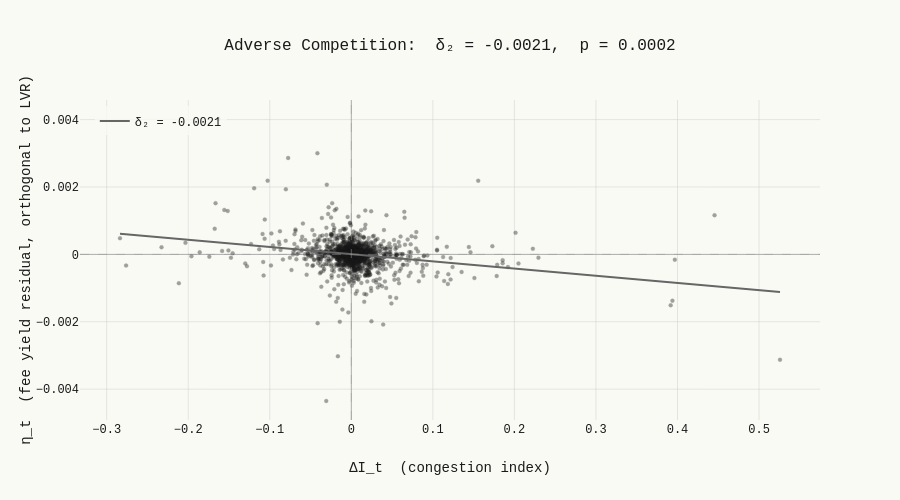

Write notebook code for a chart like this one.
### Code cell
# ── Stage 2: Scatter — ΔI_t vs η_t ────────────────────────────
eta = residual(ac)
cong_aligned = congestion.loc[eta.index]

# OLS fit line
x_range = np.linspace(cong_aligned.min(), cong_aligned.max(), 100)
y_fit = res_ac.params.iloc[0] + res_ac.params.iloc[1] * x_range

fig = go.Figure()

fig.add_trace(go.Scatter(
    x=cong_aligned.values, y=eta.values, mode="markers",
    marker=dict(color="#1a1a1a", size=4, opacity=0.4,
                line=dict(color="#1a1a1a", width=0.3)),
    showlegend=False
))

fig.add_trace(go.Scatter(
    x=x_range, y=y_fit, mode="lines",
    line=dict(color="#666666", width=2, dash="solid"),
    name=f"δ₂ = {delta_coeff(ac):.4f}"
))

fig.add_hline(y=0, line_dash="dash", line_color="#999999", line_width=0.5)
fig.add_vline(x=0, line_dash="dash", line_color="#999999", line_width=0.5)

fig.update_layout(
    title=f"Adverse Competition:  δ₂ = {delta_coeff(ac):.4f},  p = {res_ac.pvalues.iloc[1]:.4f}",
    xaxis_title="ΔI_t  (congestion index)",
    yaxis_title="η_t  (fee yield residual, orthogonal to LVR)",
    height=500,
    legend=dict(x=0.02, y=0.98, bgcolor="rgba(250,250,245,0.8)")
)

fig.show()

### Figure 1 — Plotly figure (JSON) as saved in the notebook; plotly's stock layout.template omitted (floating-point values rounded to 4 significant figures; data arrays with more than 128 entries replaced by an {"elided": "..."} marker saying what was removed)
{"data": [{"marker": {"color": "#1a1a1a", "line": {"color": "#1a1a1a", "width": 0.3}, "opacity": 0.4, "size": 4}, "mode": "markers", "showlegend": false, "type": "scatter", "x": {"elided": "1731 float values"}, "y": {"elided": "1731 float values"}}, {"line": {"color": "#666666", "dash": "solid", "width": 2}, "mode": "lines", "name": "δ₂ = -0.0021", "type": "scatter", "x": [-0.2837, -0.2755, -0.2673, -0.2592, -0.251, -0.2428, -0.2346, -0.2265, -0.2183, -0.2101, -0.2019, -0.1938, -0.1856, -0.1774, -0.1692, -0.1611, -0.1529, -0.1447, -0.1365, -0.1283, -0.1202, -0.112, -0.1038, -0.09564, -0.08747, -0.07929, -0.07112, -0.06294, -0.05477, -0.04659, -0.03841, -0.03024, -0.02206, -0.01389, -0.005712, 0.002463, 0.01064, 0.01881, 0.02699, 0.03517, 0.04334, 0.05152, 0.05969, 0.06787, 0.07604, 0.08422, 0.0924, 0.1006, 0.1087, 0.1169, 0.1251, 0.1333, 0.1414, 0.1496, 0.1578, 0.166, 0.1742, 0.1823, 0.1905, 0.1987, 0.2069, 0.215, 0.2232, 0.2314, 0.2396, 0.2477, 0.2559, 0.2641, 0.2723, 0.2804, 0.2886, 0.2968, 0.305, 0.3131, 0.3213, 0.3295, 0.3377, 0.3458, 0.354, 0.3622, 0.3704, 0.3785, 0.3867, 0.3949, 0.4031, 0.4112, 0.4194, 0.4276, 0.4358, 0.4439, 0.4521, 0.4603, 0.4685, 0.4767, 0.4848, 0.493, 0.5012, 0.5094, 0.5175, 0.5257], "y": [0.0006135, 0.000596, 0.0005785, 0.000561, 0.0005435, 0.0005261, 0.0005086, 0.0004911, 0.0004736, 0.0004561, 0.0004387, 0.0004212, 0.0004037, 0.0003862, 0.0003687, 0.0003512, 0.0003338, 0.0003163, 0.0002988, 0.0002813, 0.0002638, 0.0002463, 0.0002289, 0.0002114, 0.0001939, 0.0001764, 0.0001589, 0.0001414, 0.000124, 0.0001065, 8.9e-05, 7.151e-05, 5.403e-05, 3.655e-05, 1.906e-05, 1.581e-06, -1.59e-05, -3.338e-05, -5.087e-05, -6.835e-05, -8.583e-05, -0.0001033, -0.0001208, -0.0001383, -0.0001558, -0.0001732, -0.0001907, -0.0002082, -0.0002257, -0.0002432, -0.0002607, -0.0002781, -0.0002956, -0.0003131, -0.0003306, -0.0003481, -0.0003656, -0.000383, -0.0004005, -0.000418, -0.0004355, -0.000453, -0.0004705, -0.0004879, -0.0005054, -0.0005229, -0.0005404, -0.0005579, -0.0005754, -0.0005928, -0.0006103, -0.0006278, -0.0006453, -0.0006628, -0.0006802, -0.0006977, -0.0007152, -0.0007327, -0.0007502, -0.0007677, -0.0007851, -0.0008026, -0.0008201, -0.0008376, -0.0008551, -0.0008726, -0.00089, -0.0009075, -0.000925, -0.0009425, -0.00096, -0.0009775, -0.0009949, -0.001012, -0.00103, -0.001047, -0.001065, -0.001082, -0.0011, -0.001117]}], "layout": {"height": 500, "legend": {"bgcolor": "rgba(250,250,245,0.8)", "x": 0.02, "y": 0.98}, "shapes": [{"line": {"color": "#999999", "dash": "dash", "width": 0.5}, "type": "line", "x0": 0, "x1": 1, "xref": "x domain", "y0": 0, "y1": 0, "yref": "y"}, {"line": {"color": "#999999", "dash": "dash", "width": 0.5}, "type": "line", "x0": 0, "x1": 0, "xref": "x", "y0": 0, "y1": 1, "yref": "y domain"}], "title": {"text": "Adverse Competition:  δ₂ = -0.0021,  p = 0.0002"}, "xaxis": {"title": {"text": "ΔI_t  (congestion index)"}}, "yaxis": {"title": {"text": "η_t  (fee yield residual, orthogonal to LVR)"}}}}
